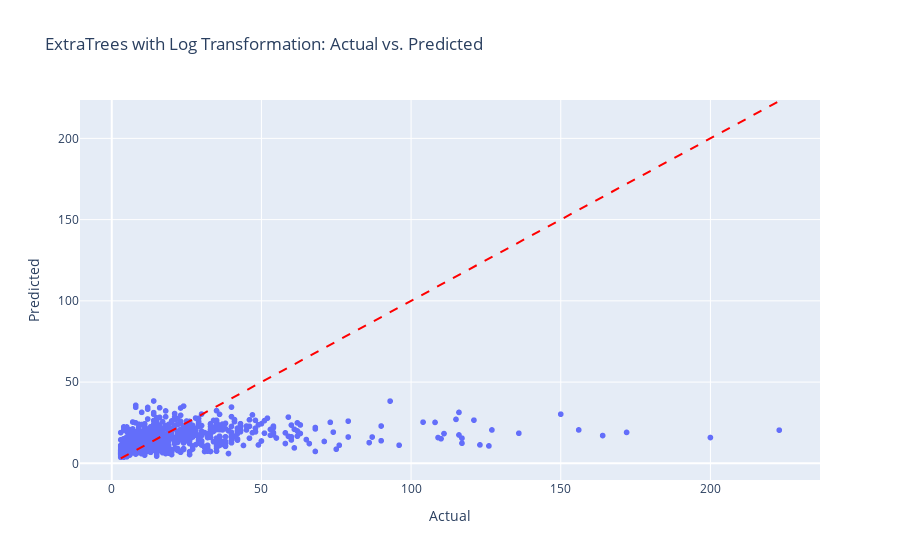

Write notebook code for a chart like this one.
### Code cell
# Log transformation of the target variable (log(1 + x) to handle zero values)
y_train_log = np.log1p(y_train)
y_val_log = np.log1p(y_val)

# Fit the best ExtraTrees model on the log-transformed target
best_et_model.fit(X_train_imputed, y_train_log)

# Predict on the validation set
pred_log = best_et_model.predict(X_val_imputed)

# Inverse transformation (exp to bring predictions back to original scale)
pred_original_scale = np.expm1(pred_log)

# Calculate RMSE on the original scale
rmse = (root_mean_squared_error(y_val, pred_original_scale))
print(f"RMSE with log transformation: {rmse:.3f}")

# Plot actual vs predicted values
plot_actual_vs_pred(y_val, pred_original_scale, "ExtraTrees with Log Transformation")

### Figure 1 — Plotly figure (JSON) as saved in the notebook; plotly's stock layout.template omitted (floating-point values rounded to 4 significant figures; data arrays with more than 128 entries replaced by an {"elided": "..."} marker saying what was removed)
{"data": [{"hovertemplate": "Actual=%{x}<br>Predicted=%{y}<extra></extra>", "legendgroup": "", "marker": {"color": "#636efa", "symbol": "circle"}, "mode": "markers", "name": "", "showlegend": false, "type": "scattergl", "x": {"elided": "1160 int values"}, "xaxis": "x", "y": {"elided": "1160 float values"}, "yaxis": "y"}], "layout": {"legend": {"tracegroupgap": 0}, "shapes": [{"line": {"color": "Red", "dash": "dash"}, "type": "line", "x0": 3, "x1": 223, "y0": 3, "y1": 223}], "title": {"text": "ExtraTrees with Log Transformation: Actual vs. Predicted"}, "xaxis": {"anchor": "y", "domain": [0, 1], "title": {"text": "Actual"}}, "yaxis": {"anchor": "x", "domain": [0, 1], "title": {"text": "Predicted"}}}}
